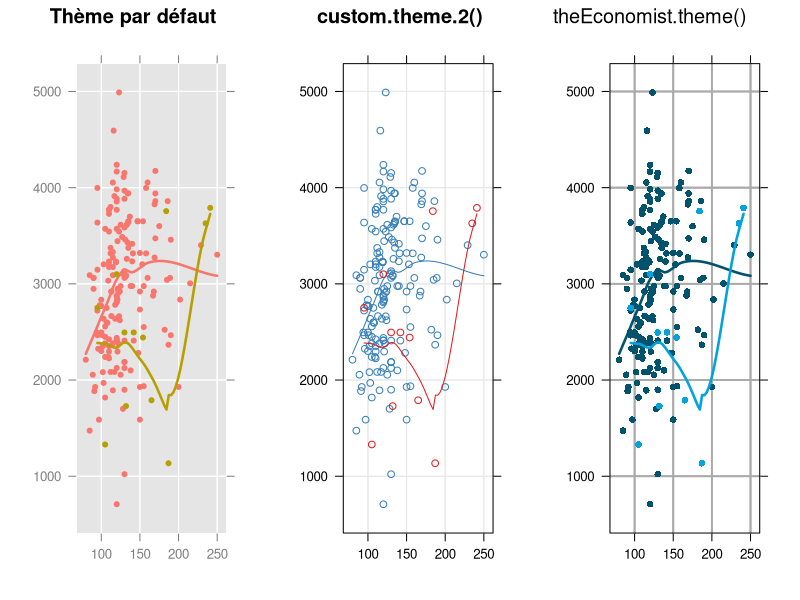
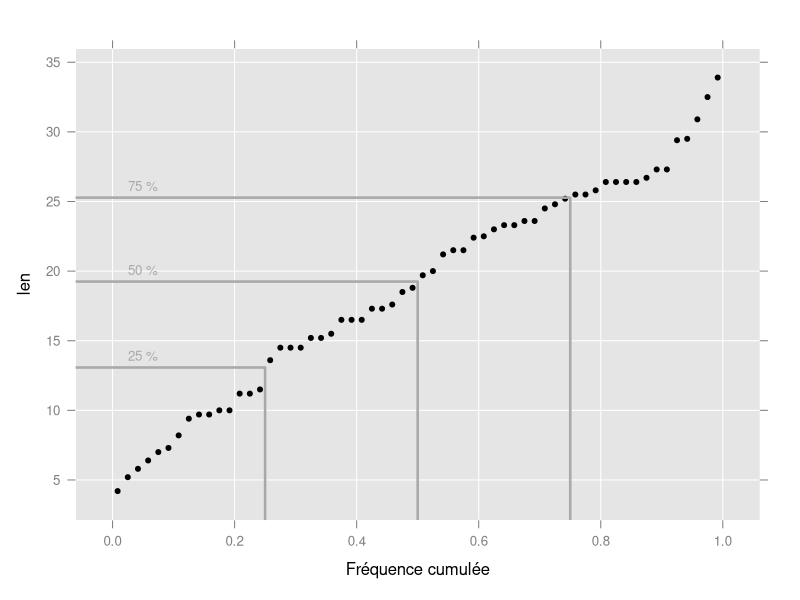
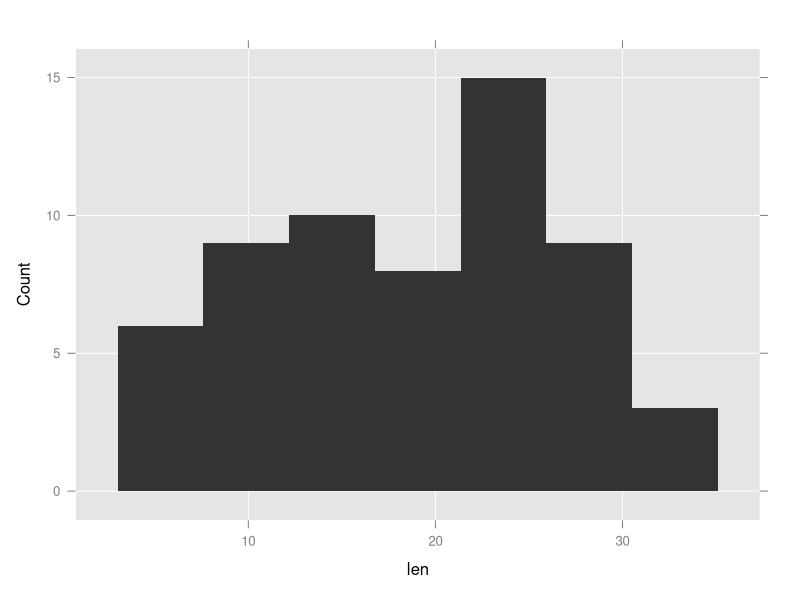
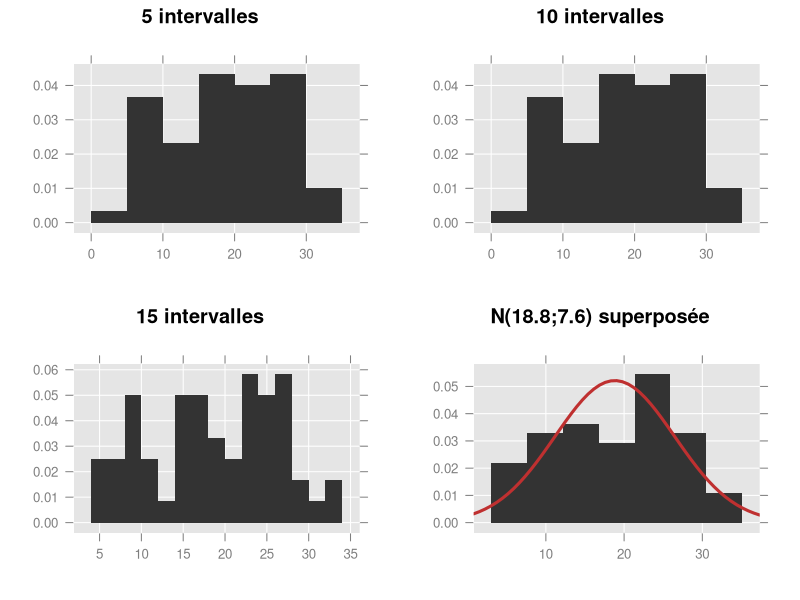
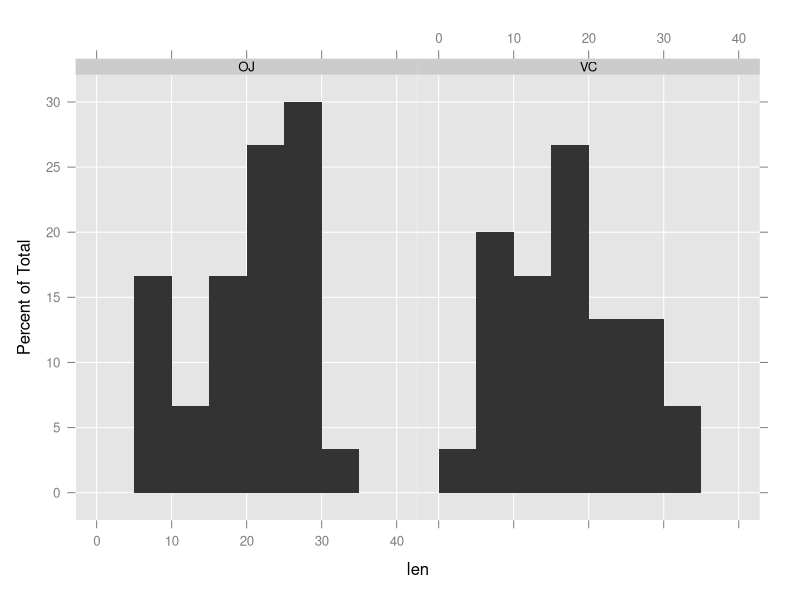
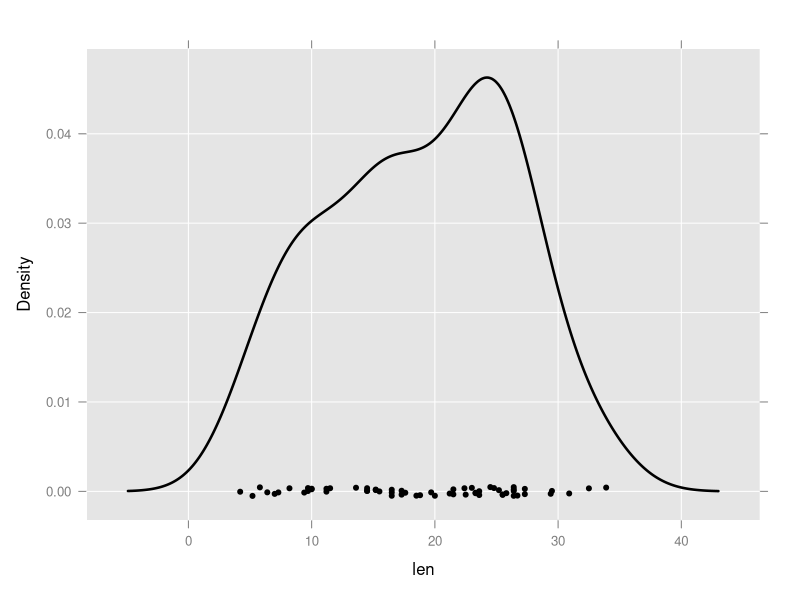
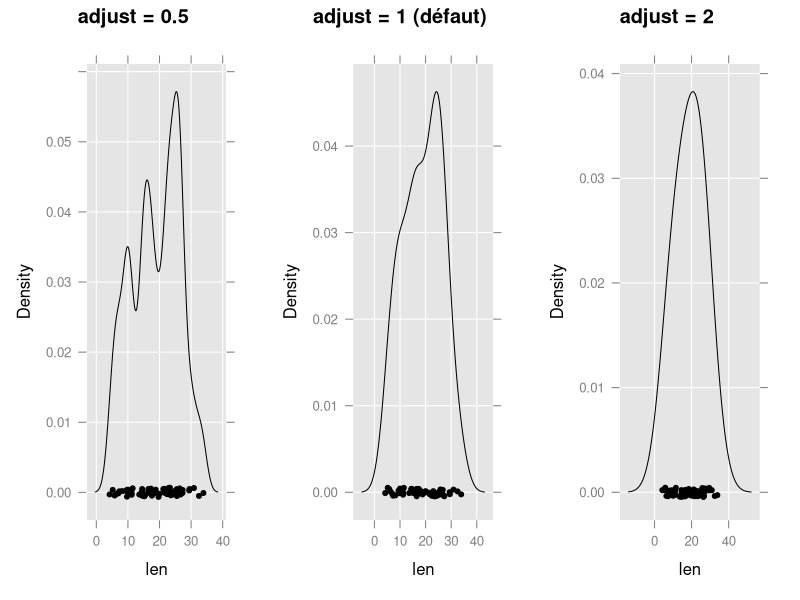
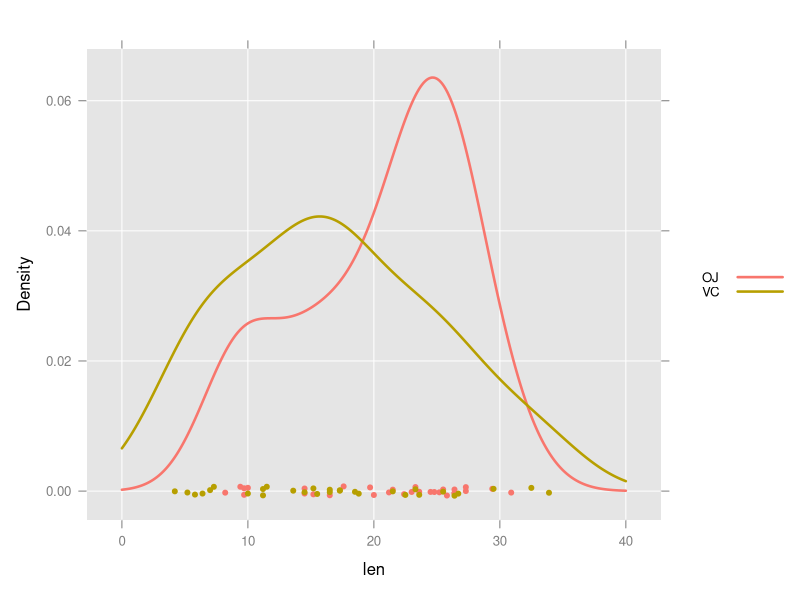

The R script that drew these images, in order:
library(knitr)
render_sweave()
opts_chunk$set(size = "small", fig.path = 'figs/01-', dev = "cairo_pdf", 
               dev.args = list(family = "Bitstream Vera Sans"),
               fig.width = 5, fig.height = 5, 
               out.width = ".6\\linewidth", fig.align = "center",
               message=FALSE)
opts_knit$set(progress = FALSE, verbose = FALSE) 
options(digits = 3, width = 70)
library(latticeExtra)
lattice.options(default.args = list(axis = axis.grid))
trellis.par.set(ggplot2like(lwd = 2.5))
v <- c(1,1,2,3,5,8,13)
v
print(v)
rm(v)
is.numeric(3.14)
is.double(3.14)
is.integer(3.14)
as.integer(3.14)
data(ToothGrowth)
head(ToothGrowth)
ls()
help(ToothGrowth)
str(ToothGrowth)
ToothGrowth[1,]
ToothGrowth[c(1,3),]
ToothGrowth[1:5, 2]
ToothGrowth[1:5, "supp"]
ToothGrowth[ToothGrowth$supp == "VC" & 
            ToothGrowth$dose == 0.5, 
            "len"]
ToothGrowth$supp[ToothGrowth$len < 11]
subset(ToothGrowth, supp == "VC" & dose == 0.5, len)
summary(ToothGrowth$len)
summary(ToothGrowth$supp)
summary(ToothGrowth)
head(ToothGrowth$dose)
unique(ToothGrowth$dose)
head(factor(ToothGrowth$dose))
## library(lattice)
## if (!require(latticeExtra))
##     install.packages("latticeExtra")
## lattice.options(default.args = list(axis = axis.grid))
## trellis.par.set(ggplot2like(lwd = 2.5))
library(gridExtra)
p1 <- xyplot(bwt ~ lwt, data = MASS::birthwt, groups = ht, type = c("p", "smooth", "g"), par.settings = simpleTheme(), xlab = "", ylab = "", main = "Thème par défaut")
p2 <- xyplot(bwt ~ lwt, data = MASS::birthwt, groups = ht, type = c("p", "smooth", "g"), par.settings = custom.theme.2(), xlab = "", ylab = "", main = "custom.theme.2()")
p3 <- xyplot(bwt ~ lwt, data = MASS::birthwt, groups = ht, type = c("p", "smooth", "g"), par.settings = theEconomist.theme(), xlab = "", ylab = "", main = "theEconomist.theme()")
grid.arrange(p1, p2, p3, nrow = 1)
## qqmath(~ len, data = ToothGrowth, dist = qunif)
qstats <- quantile(ToothGrowth$len)[2:4]
names(qstats) <- c(0.25,0.50,0.75)
p <- qqmath(~ len, data = ToothGrowth, dist = qunif, xlab="Fréquence cumulée",
           panel = function(...) {
               panel.qqmath(x, ...)
               for (i in 1:length(qstats))
                   panel.lines(c(-.5, rep(as.numeric(names(qstats)[i]), 2)),
                               c(rep(qstats[i], 2), 0), col="darkgrey")
               panel.text(rep(.05, 3), qstats, paste(as.numeric(names(qstats))*100, "%"),
                          cex=.8, pos=3, col="darkgrey")
           })
print(p)
histogram(~ len, data = ToothGrowth, type = "count")
p <- list()
rg <- seq(5, 15, by=5)
for (i in seq_along(rg))
  p[[i]] <- histogram(~ len, data=ToothGrowth, breaks=rg[i],
                       main=paste(rg[i], "intervalles"), par.settings = ggplot2like(),
                       ylab="", xlab="", type="density", border=NA)
p[[4]] <- histogram(~ len, data=ToothGrowth, type="density", ylab="", xlab="",
                     border=NA, par.settings = ggplot2like(),
                     panel=function(x, ...) {
                       panel.histogram(x, ...)
                       panel.mathdensity(dmath=dnorm, col="#BF3030", lwd = 3,
                                         args=list(mean=mean(x),sd=sd(x)))
                     },
                     main=paste("N(", round(mean(ToothGrowth$len),1), ";",
                       round(sd(ToothGrowth$len),1), ") superposée", sep=""))
do.call(grid.arrange, p)
histogram(~ len | supp, data = ToothGrowth, 
          breaks = seq(0, 40, by = 5))
densityplot(~ len, data = ToothGrowth)
p1 <- densityplot(~ len, data = ToothGrowth, adjust = 0.5, main = "adjust = 0.5", par.settings = ggplot2like())
p2 <- densityplot(~ len, data = ToothGrowth, adjust = 1, main = "adjust = 1 (défaut)", par.settings = ggplot2like())
p3 <- densityplot(~ len, data = ToothGrowth, adjust = 2, main = "adjust = 2", par.settings = ggplot2like())
grid.arrange(p1, p2, p3, nrow = 1)
densityplot(~ len, data = ToothGrowth, groups = supp, 
            from = 0, to = 40, auto.key = TRUE)
bwplot(len ~ supp, data = ToothGrowth, pch = "|")
dotplot(len ~ supp, ToothGrowth, jitter.x = TRUE)
fhs <- read.csv("data/Framingham.csv")
fhs <- subset(fhs, fhs$id != 9999 & complete.cases(fhs))
dim(fhs)
names(fhs)[1:5]
fhs$sex <- factor(fhs$sex, levels = 1:2, 
                 labels = c("M", "F"))
summary(fhs$sex)
aggregate(sbp ~ sex, data = fhs, mean)
aggregate(sbp ~ sex, data = fhs, sd)
summary(fhs$bmi)
fhs$bmi.cat <- cut(fhs$bmi, breaks=c(16,18.5,25,30,58), 
                  right = FALSE)
summary(fhs$bmi.cat)
levels(fhs$bmi.cat) <- c("Under","Normal","Over","Obese")
relevel(fhs$bmi.cat, ref = "Normal")
xtabs(~ sex + bmi.cat, data = fhs)
r <- xtabs(~ sex + bmi.cat, data = fhs)
margin.table(r, margin = 2)
prop.table(r, margin = 2)
pr <- prop.table(r, margin = 2)
as.data.frame(pr)
dotplot(bmi.cat ~ Freq, data = as.data.frame(pr), 
        groups = sex, xlab = "%", 
        type = c("p", "l"), auto.key = TRUE)
summary(fhs[,c("sbp", "age")])
cor(fhs$sbp, fhs$age)
cor(fhs$sbp, fhs$age, method = "spearman")
xyplot(sbp ~ age, data = fhs, type = c("p", "smooth"))
xyplot(sbp ~ age, data = fhs, groups = sex, 
       type = c("p", "smooth"), alpha = 0.5)
ch <- with(fhs, chull(sbp, age))
cor(fhs$sbp[-ch], fhs$age[-ch])
chi <- c(ch, ch[1])
p <- xyplot(sbp ~ age, data=fhs,
             panel=function(x, y, ...) {
               panel.xyplot(x, y, ...)
               panel.lmline(x, y, ...)
               panel.lines(x[chi], y[chi], col="#BF3030", ...)
             })
print(p)
## data(birthwt, package="MASS")
